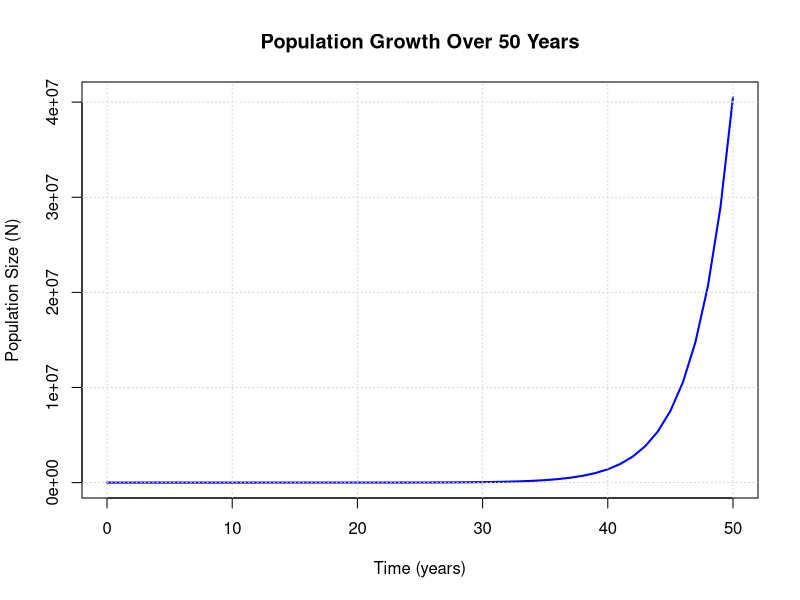

Recreate this plot in R.
# fishry 
#2bi
R <- 0.4
t <- 0:50
N <- numeric(length(t))
N[1] <- 2

for(i in 2:length(t)){
  N[i] <- N[i-1] + R*N[i-1]
}

plot(t, N, type="l", lwd=2, col="blue",
     xlab="Time (years)",
     ylab="Population Size (N)",
     main="Population Growth Over 50 Years")
grid()
